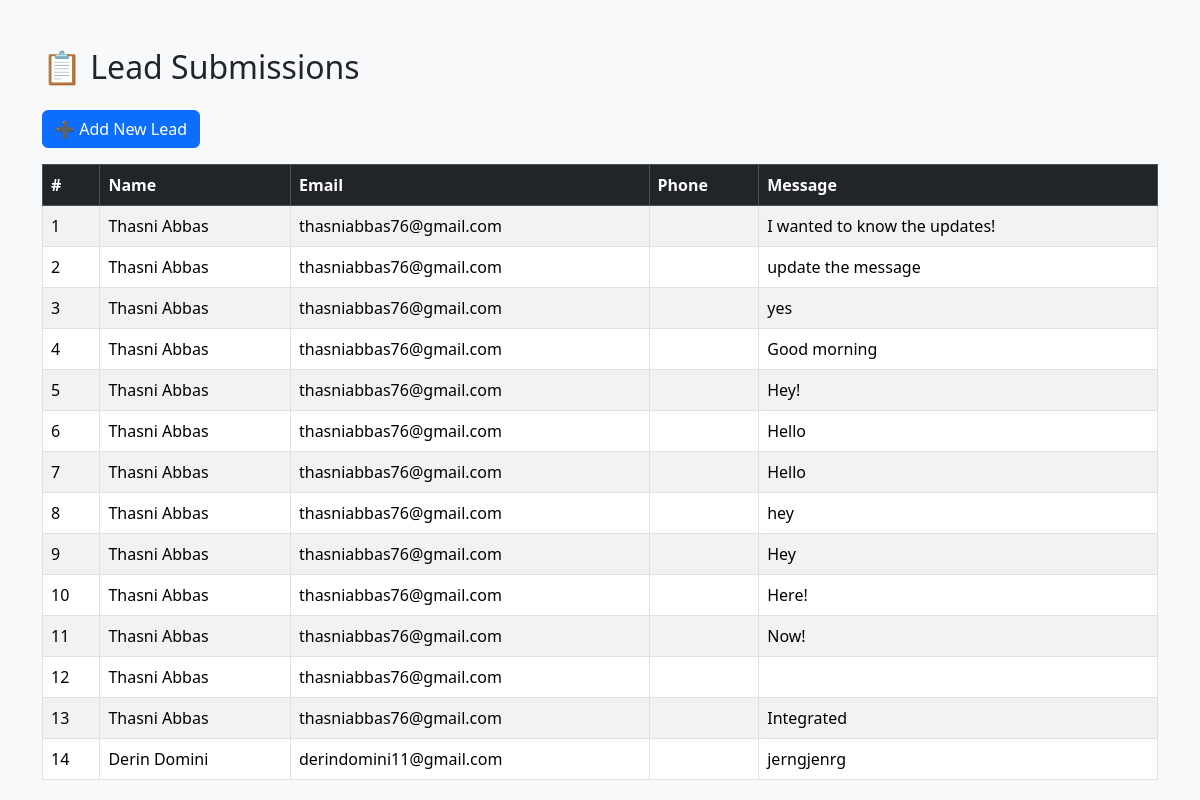
/lead_list/, run on an earlier commit of the app's database.
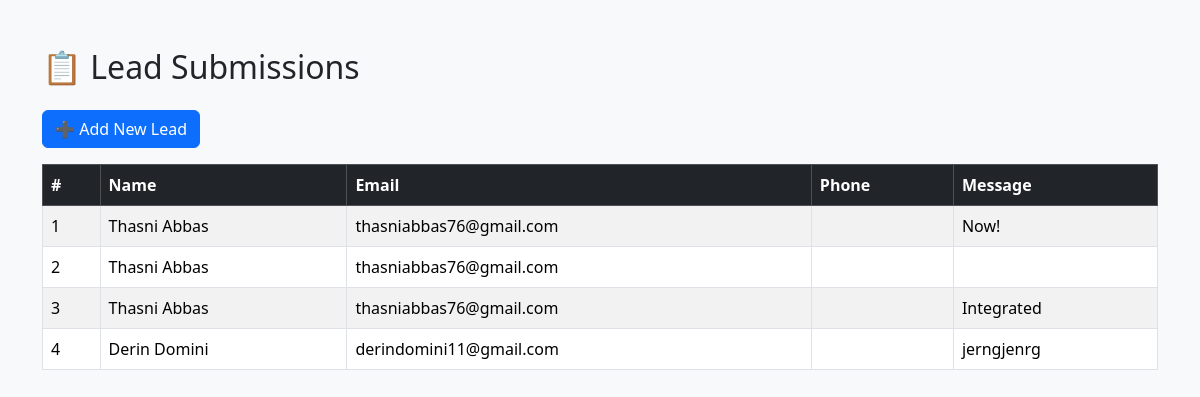
And on a later commit of the database.
### Leads/models.py (models this page shows, shortened)
class Lead(models.Model):
    name = models.CharField(max_length=100)
    email = models.EmailField()
    phone_number = models.CharField(max_length=15, blank=True, null=True)
    message = models.TextField(blank=True, null=True)
    lead_source = models.CharField(max_length=100, choices=LEAD_SOURCE_CHOICES, default='website')

### Leads/views.py (the view)
# urls.py: path('lead_list/', views.lead_list, name='lead_list'),
def lead_list(request):
    leads = Lead.objects.all()
    return render(request, 'lead_list.html', {'leads': leads})

### templates/lead_list.html (shortened to what this page needs)
<!DOCTYPE html>
<html>
<head>
    <link href="https://cdn.jsdelivr.net/npm/bootstrap@5.3.3/dist/css/bootstrap.min.css" rel="stylesheet">
</head>
<body class="bg-light">
<div class="container mt-5">
    <h2 class="mb-4">📋 Lead Submissions</h2>
    <a href="/" class="btn btn-primary mb-3">➕ Add New Lead</a>
    {% if leads %}
        <table class="table table-bordered table-striped">
            <thead class="table-dark">
                <tr>
                    <th>#</th>
                    <th>Name</th>
                    <th>Email</th>
                    <th>Phone</th>
                    <th>Message</th>
                </tr>
            </thead>
            <tbody>
                {% for lead in leads %}
                    <tr>
                        <td>{{ forloop.counter }}</td>
                        <td>{{ lead.name }}</td>
                        <td>{{ lead.email }}</td>
                        <td>{{ lead.phone }}</td>
                        <td>{{ lead.message }}</td>
                    </tr>
                {% endfor %}
            </tbody>
        </table>
    {% else %}
        <div class="alert alert-info">No leads submitted yet.</div>
    {% endif %}
</div>
</body>
</html>

What changed in the data, as far as the page shows it:
removed Lead: name "Thasni Abbas", email "thasniabbas76@gmail.com", message "I wanted to know the updates!"
removed Lead: name "Thasni Abbas", email "thasniabbas76@gmail.com", message "update the message"
removed Lead: name "Thasni Abbas", email "thasniabbas76@gmail.com", message "yes"
removed Lead: name "Thasni Abbas", email "thasniabbas76@gmail.com", message "Good morning"
removed Lead: name "Thasni Abbas", email "thasniabbas76@gmail.com", message "Hey!"
removed Lead: name "Thasni Abbas", email "thasniabbas76@gmail.com", message "Hello"
removed Lead: name "Thasni Abbas", email "thasniabbas76@gmail.com", message "Hello"
removed Lead: name "Thasni Abbas", email "thasniabbas76@gmail.com", message "hey"
removed Lead: name "Thasni Abbas", email "thasniabbas76@gmail.com", message "Hey"
removed Lead: name "Thasni Abbas", email "thasniabbas76@gmail.com", message "Here!"
